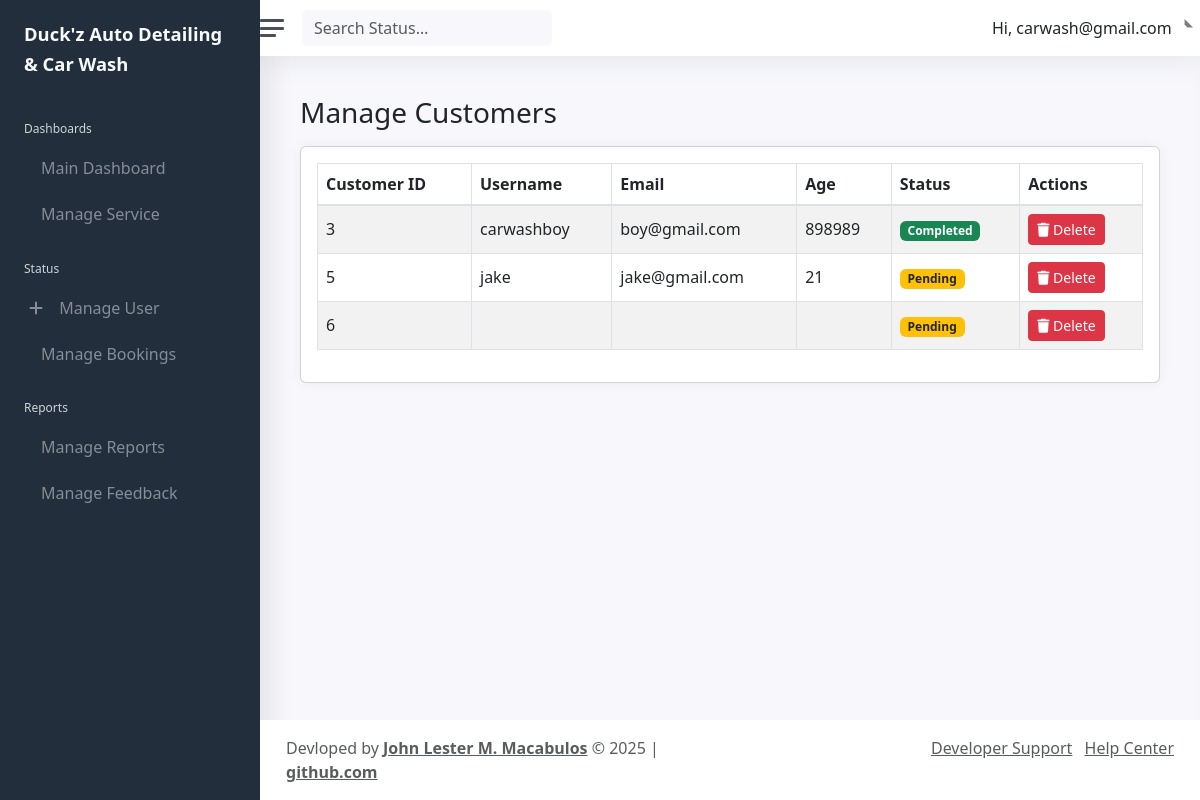
The page /admin/manage_user.php (signed in) on the database as committed earlier.
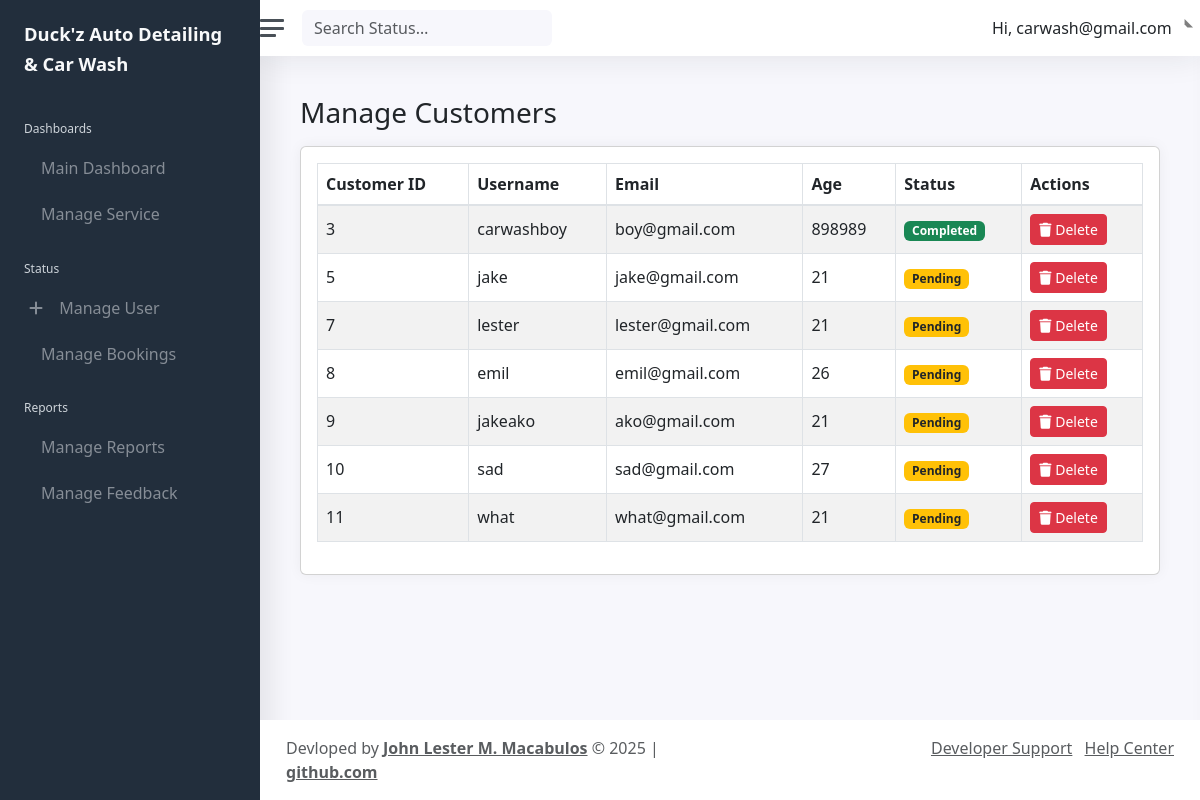
The same page on the database as committed later.
### tables this page shows
CREATE TABLE `customer` (
  `CustomerID` int(11) NOT NULL,
  `Username` varchar(50) NOT NULL,
  `EmailAddress` varchar(100) NOT NULL,
  `Age` int(11) DEFAULT NULL,
  `Password` varchar(255) NOT NULL,
  `ConfirmPassword` varchar(255) NOT NULL,
  `ProfilePicture` varchar(255) DEFAULT NULL,
  `ServiceID` int(11) DEFAULT NULL,
  `BookingDate` datetime DEFAULT NULL,
  `StatusID` int(11) DEFAULT 1
);

### admin/manage_user.php (the view, shortened to what this page needs)
<?php
require_once '../connection/conn.php';
$sql = "SELECT * FROM customer ORDER BY CustomerID ASC";
$result = mysqli_query($conn, $sql);
?>
<!DOCTYPE html>
<html lang="en">
<?php include 'includes/head.php'; ?>
<body>
<div class="wrapper">
    <?php include 'includes/nav.php'; ?>
    <div class="main">
        <?php include 'includes/navtop.php'; ?>
        <main class="content">
            <div class="container-fluid p-0">
                <h1 class="h3 mb-3">Manage Customers</h1>
                <div class="row">
                    <div class="col-12">
                        <div class="card">
                            <div class="card-body">
                                <table id="example" class="table table-striped table-bordered">
                                    <thead>
                                        <tr>
                                            <th>Customer ID</th>
                                            <th>Username</th>
                                            <th>Email</th>
                                            <th>Age</th>
                                            <th>Status</th>
                                            <th>Actions</th>
                                        </tr>
                                    </thead>
                                    <tbody>
                                <?php while ($row = mysqli_fetch_assoc($result)): ?>
                                     <tr>
                                <td><?php echo $row['CustomerID']; ?></td>
                                <td><?php echo htmlspecialchars($row['Username']); ?></td>
                                <td><?php echo htmlspecialchars($row['EmailAddress']); ?></td>
                                <td><?php echo $row['Age']; ?></td>
                                    <td>
                                        <?php
                                            if ($row['StatusID'] == 1) {
                                                echo '<span class="badge bg-warning text-dark">Pending</span>';
                                            } elseif ($row['StatusID'] == 2) {
                                                echo '<span class="badge bg-success">Completed</span>';
                                            } elseif ($row['StatusID'] == 3) {
                                                echo '<span class="badge bg-danger">Cancelled</span>';
                                            } else {
                                                echo '<span class="badge bg-secondary">Unknown</span>';
                                            }
                                        ?>
                                    </td>
                                    <td>
                                        <button class="btn btn-danger btn-sm" data-bs-toggle="modal" data-bs-target="#deleteModal<?php echo $row['CustomerID']; ?>">
                                            <i class="fa fa-trash"></i> Delete
                                        </button>
                                    </td>
                                </tr>
                            <?php endwhile; ?>
                            </tbody>
                                </table>
                            </div>
                        </div>
                    </div>
                </div>
            </div>
        </main>
        <?php include 'includes/footer.php'; ?>
    </div>
</div>
</body>
</html>

### admin/includes/head.php (shortened to what this page needs)
<head>
	<link href="css/app.css" rel="stylesheet">
<link href="https://cdn.jsdelivr.net/npm/bootstrap@5.3.0/dist/css/bootstrap.min.css" rel="stylesheet">
    <link rel="stylesheet" href="https://cdnjs.cloudflare.com/ajax/libs/font-awesome/6.5.0/css/all.min.css">
</head>

### admin/includes/nav.php
<nav id="sidebar" class="sidebar">
			<div class="sidebar-content js-simplebar">
				<a class="sidebar-brand" href="index.php">
          <span class="align-middle">Duck'z Auto Detailing & Car Wash</span>
        </a>
				<ul class="sidebar-nav">
					<li class="sidebar-header">
						Dashboards
					</li>
					<li class="sidebar-item">
						<a class="sidebar-link" href="dashboard.php">
              <i class="align-middle" data-feather="sliders"></i> <span class="align-middle">Main Dashboard</span>
            </a>
					</li>
					<li class="sidebar-item">
						<a class="sidebar-link" href="manage_services.php">
              <i class="align-middle" data-feather="check-circle"></i> <span class="align-middle">Manage Service</span>
            </a>
					</li>
					<li class="sidebar-header">
						Status
					</li>
					<li class="sidebar-item">
						<a class="sidebar-link" href="manage_user.php">
              <i class="align-middle fa fa-plus" ></i> <span class="align-middle">Manage User</span>
            </a>
					</li>
					<li class="sidebar-item">
						<a class="sidebar-link" href="manage_bookings.php">
              <i class="align-middle"></i> <span class="align-middle">Manage Bookings</span>
            </a>
					</li>
					<li class="sidebar-header">
						Reports
					</li>
					<li class="sidebar-item">
						<a class="sidebar-link" href="manage_reports.php">
              <i class="align-middle" data-feather="bar-chart-2"></i> <span class="align-middle">Manage Reports</span>
            </a>
					</li>
			<li class="sidebar-item">
						<a class="sidebar-link" href="manage_feedback.php">
              <i class="align-middle" data-feather="bar-chart-2"></i> <span class="align-middle">Manage Feedback</span>
            </a>
					</li>
				</ul>
			</div>
		</nav>

### admin/includes/navtop.php (shortened to what this page needs)
<nav class="navbar navbar-expand navbar-light navbar-bg">
   <a class="sidebar-toggle d-flex">
      <i class="hamburger align-self-center"></i>
   </a>
   <form method="POST" action="" class="form-inline d-none d-sm-inline-block">
      <div class="input-group input-group-navbar">
         <input type="text" class="form-control" placeholder="Search Status…" aria-label="Search Status" name="track">
         <div class="input-group-append">
            <button class="btn" type="submit">
            </button>
         </div>
      </div>
   </form>
   <div class="navbar-collapse collapse">
      <ul class="navbar-nav navbar-align">
         <li class="nav-item dropdown">
            <a class="nav-link dropdown-toggle d-none d-sm-inline-block" href="#" data-bs-toggle="dropdown">
               <span class="text-dark">Hi, <?php echo $_SESSION["email"]; ?></span>
            </a>
         </li>
      </ul>
   </div>
</nav>

### admin/includes/footer.php
<footer class="footer">
				<div class="container-fluid">
					<div class="row text-muted">
						<div class="col-6 text-left">
							<p class="mb-0">
								Devloped by <a href="https://github.com/Macabulos" class="text-muted"><strong>John Lester M. Macabulos</strong></a> &copy; <?php echo date("Y");?> | <a href="https://github.com/Macabulos" class="text-muted"><strong>github.com</strong></a>
							</p>
						</div>
						<div class="col-6 text-right">
							<ul class="list-inline">
								<li class="list-inline-item">
									<a class="text-muted" href="https://github.com/Macabulos">Developer Support</a>
								</li>
								<li class="list-inline-item">
									<a class="text-muted" href="mailto:info@w3genesis.com">Help Center</a>
								</li>
							</ul>
						</div>
					</div>
				</div>
			</footer>

Rows that differ between the two databases and show on the page:
removed customer: CustomerID "6", shows "Pending"
added customer: CustomerID "7", Username "lester", EmailAddress "lester@gmail.com", Age "21", shows "Pending"
added customer: CustomerID "8", Username "emil", EmailAddress "emil@gmail.com", Age "26", shows "Pending"
added customer: CustomerID "9", Username "jakeako", EmailAddress "ako@gmail.com", Age "21", shows "Pending"
added customer: CustomerID "10", Username "sad", EmailAddress "sad@gmail.com", Age "27", shows "Pending"
added customer: CustomerID "11", Username "what", EmailAddress "what@gmail.com", Age "21", shows "Pending"
